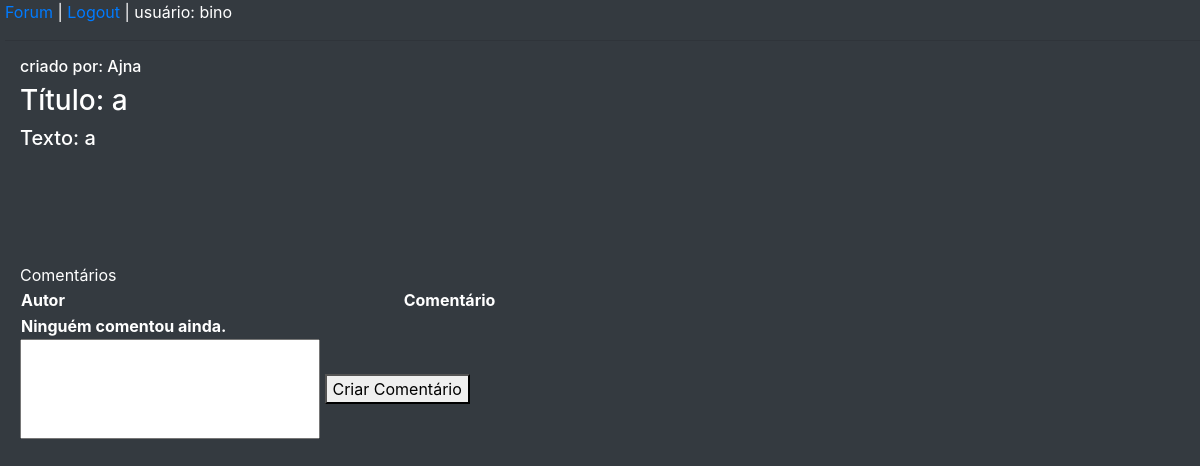
/forum/publicacao/19/ (signed in), run on the app's committed database.
### forum/models.py (models this page shows, shortened)
class Publicacao(models.Model):
    id = models.AutoField(primary_key=True)
    titulo = models.CharField(
    max_length=100, help_text='Entre com o título:')
    texto = models.CharField(
    max_length=10000, help_text='Digite o texto da publicação:')
    autor = models.ForeignKey(User, on_delete=models.CASCADE,default=None, null=True)
    data_publicacao = models.DateTimeField(auto_now_add=True, blank=True, null=True)

### forum/views.py (the view, shortened to what this page needs)
# urls.py: path('publicacao/<int:pk>/', views.PublicacaoView.as_view(),
@method_decorator(login_required, name='dispatch')
class PublicacaoView(View):
    def get(self, request, pk, *args, **kwargs):
        publicacao = Publicacao.objects.get(pk=pk)
        comentarios = Comentario.objects.filter(idPublicacao=pk)
        user = request.user
        contexto = { 'publicacao': publicacao, 'comentarios':comentarios, 'user':user}
        return render(
                request,
                'visualizaPublicacao.html',
                contexto)

### forum/templates/visualizaPublicacao.html (shortened to what this page needs)
{% load static %}
<!DOCTYPE html>
<html>
<head>
    <link rel="stylesheet" href="{% static 'forum/css/estilo.css' %}">
    <link rel="stylesheet" href="https://maxcdn.bootstrapcdn.com/bootstrap/4.5.2/css/bootstrap.min.css">
</head>
<body class="bg-dark" style="margin-left: 5px;">
    {% include 'links.html' %}
    <div class="d-flex flex-column justify-content-center justify-items-center" style="margin-left: 15px;">
        <h6 style="color: white;">criado por: {{publicacao.autor}}</h6>
        <h3 style="color: white;"> Título: {{publicacao.titulo}}</h3>
        <h5 style="color: white;"> Texto: {{publicacao.texto}}</h5>
        <br><br><br>
        <a style="color: white;">Comentários</a>
        <table>
            <tr>
                <th style="color: white;">Autor</th>
                <th style="color: white;">Comentário</th>
                <th></th>
            </tr>
            {% if comentarios %}
            {% for comentario in comentarios %}
            <tr>
                <td style="color: white;">{{ comentario.autor }}</td>
                <td style="color: white;">{{ comentario.texto }}</td>
                {% if comentario.autor.username == user.username %}
                <td>
                    <a href="{% url 'forum:apaga-comentario' pk=comentario.id %}">Remover</a>
                </td>
                {% else %}
                <td> </td>
                {% endif %}
            </tr>
            {% empty %}
            <tr>
                <th style="color: white;" colspan="5">Ninguém comentou ainda.</th>
            </tr>
            {% endfor %}
            {% else %}
            <tr>
                <th style="color: white;" colspan="5">Ninguém comentou ainda.</th>
            </tr>
            {% endif %}
        </table>
        <form>
            <input type="text" name="comentario_nome" style="width: 300px; height: 100px;">
            <button method="submit" formmethod="post">
                Criar Comentário
            </button>
        </form>
    </div>
</body>
</html>

### forum/templates/links.html
{% load static %}
    <a href="{% url 'forum:lista-publicacoes' %}">
    Forum</a>
    <a style="color: white;">|</a>
    {% if user.username  %}
    <a href="{% url 'sec-logout' %}">
        Logout</a>
    {% else %}
    <a href="{% url 'sec-login' %}">
        Login</a>
    {% endif %}
    <a style="color: white;">
        |  usuário: {% firstof user.username "visitante" %}
    </a>
    <hr>

### data on the page
Publicacao: autor "Ajna", titulo "a", texto "a"
